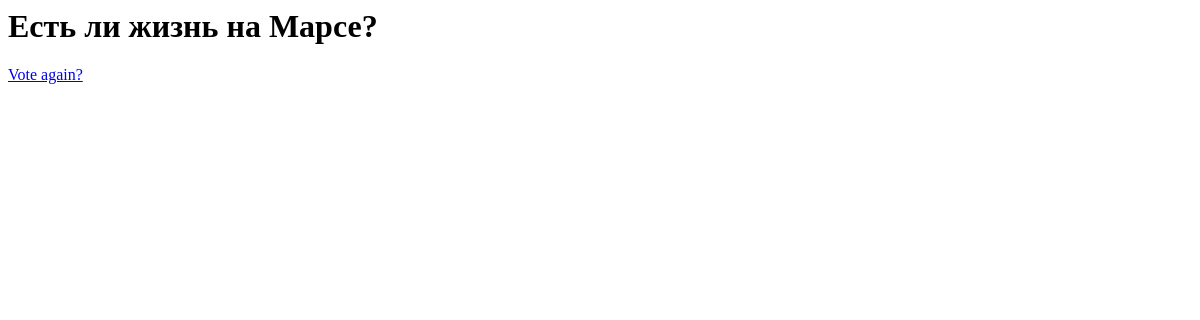
The page /polls/2/results/ on the database as committed earlier.
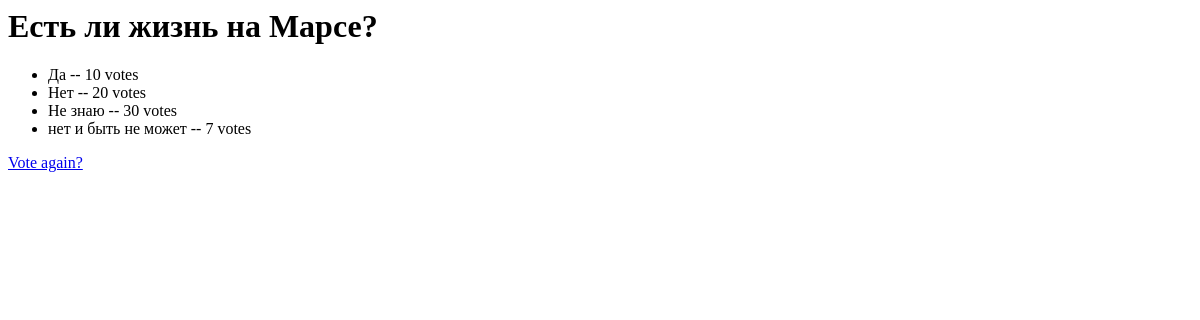
The same page on the database as committed later.
### polls/models.py (models this page shows, shortened)
class Question(models.Model):
    question_text = models.CharField(max_length=200)
    pub_date = models.DateTimeField('date published')
    def was_published_recently(self):   # Our custom method
        return self.pub_date >= timezone.now() - datetime.timedelta(days=1)
    was_published_recently.boolean = True
    was_published_recently.admin_order_field = 'pub_date'
    was_published_recently.short_description = 'Published recently?'

class Choice(models.Model):
    question = models.ForeignKey(Question)
    choice_text = models.CharField(max_length=200)
    votes = models.IntegerField(default=0)

### polls/views.py (the view)
# urls.py: url(r'^(?P<question_id>\d+)/results/$', views.results, name='results'),
def results(request, question_id):
    question = get_object_or_404(Question, pk=question_id)
    return render(request, 'polls/results.html', {'question': question})

### polls/templates/polls/results.html
<h1>{{ question.question_text }}</h1>
<ul>
{% for choice in question.choice_set.all %}
    <li>{{ choice.choice_text }} -- {{ choice.votes }} vote{{ choice.votes|pluralize }}</li>
{% endfor %}
</ul>
<a href="{% url 'polls:detail' question.id %}">Vote again?</a>

Rows that differ between the two databases and show on the page:
added Choice: choice_text "Да", votes "10"
added Choice: choice_text "Нет", votes "20"
added Choice: choice_text "Не знаю", votes "30"
added Choice: choice_text "нет и быть не может", votes "7"
